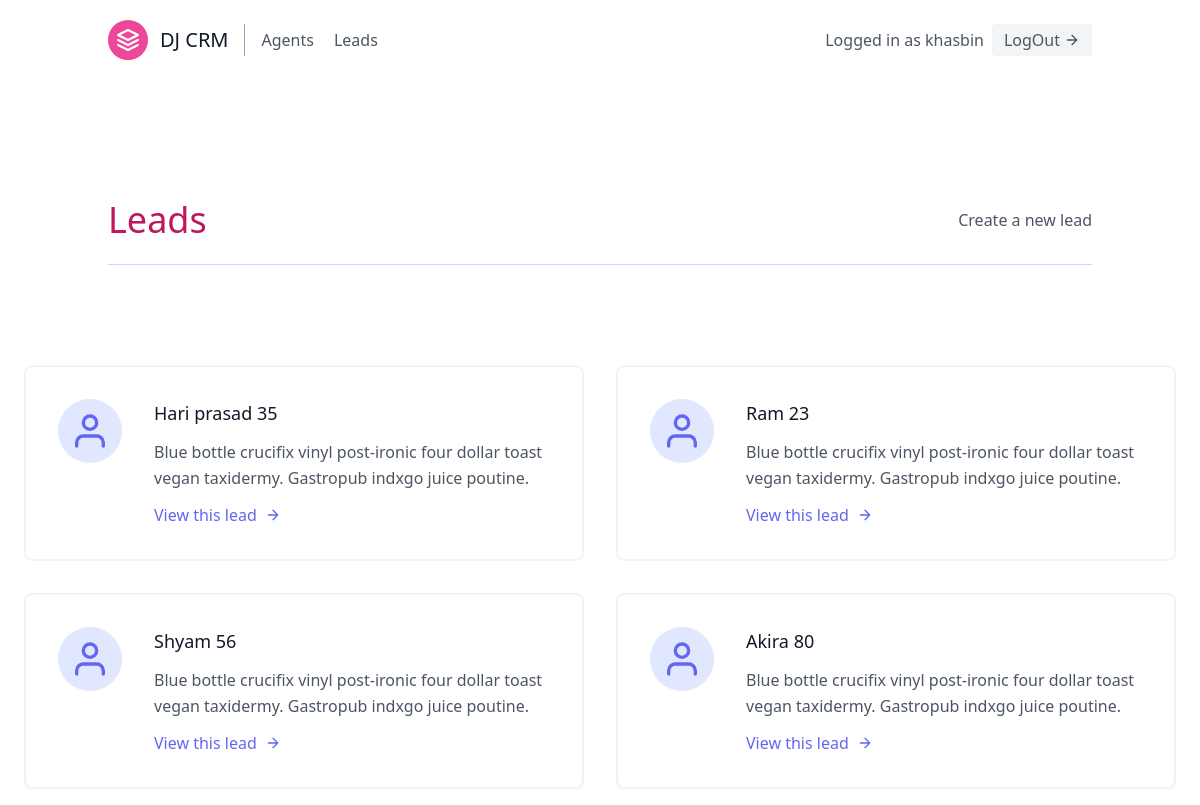
/leads/ (signed in), run on an earlier commit of the app's database.
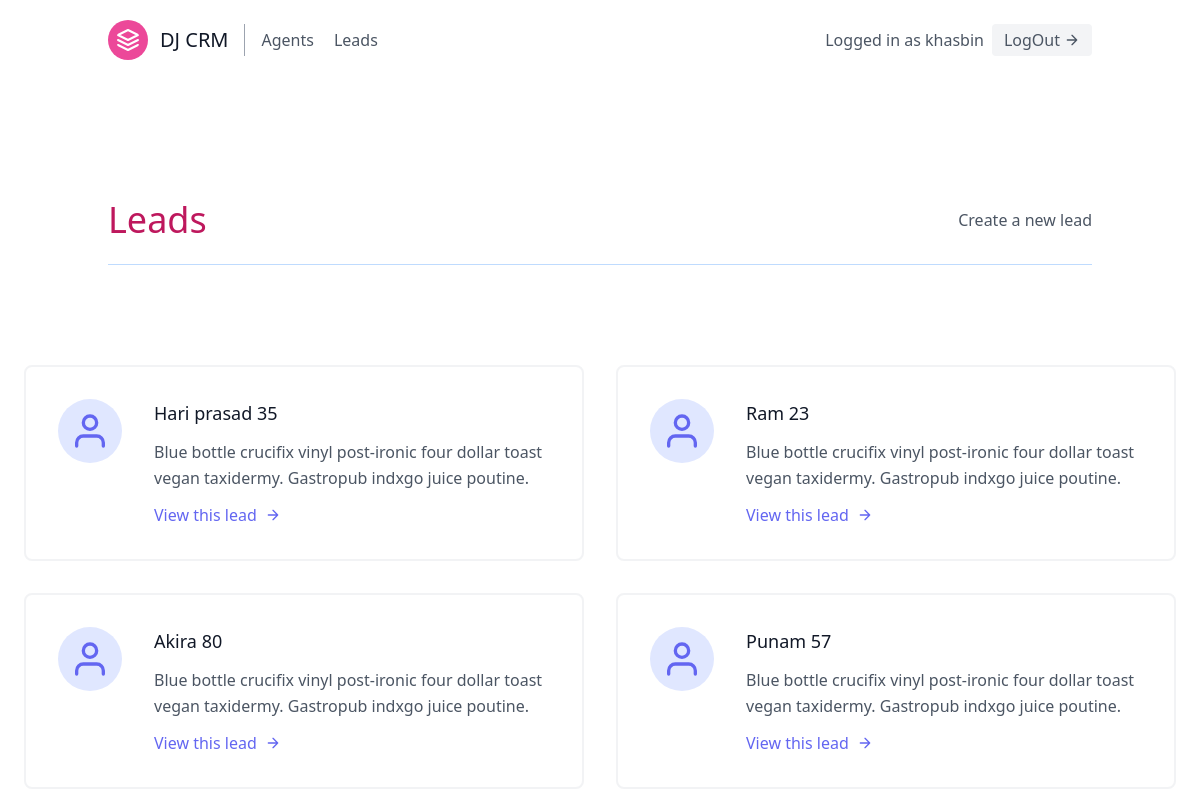
And on a later commit of the database.
### leads/models.py (models this page shows, shortened)
class Lead(models.Model):
    first_name = models.CharField(max_length = 20)
    last_name = models.CharField(max_length=20)
    age = models.IntegerField(default= 0)
    agent = models.ForeignKey("Agent", on_delete=models.CASCADE)

### leads/views.py (the view)
# urls.py: path('', LeadListView.as_view(), name = 'lead-list'),
class LeadListView(LoginRequiredMixin,generic.ListView):
    template_name = "leads/lead-list.html"
    queryset = Lead.objects.all()
    context_object_name = "leads"

### leads/templates/leads/lead_list.html (shortened to what this page needs)
{% extends 'base.html' %}
{% block content %}
<section class="text-gray-600 body-font">
    <div class="container px-5 py-24 mx-auto flex flex-wrap">
        <div class = "w-full mb-1 py-6 flex justify-between items-center border-b border-blue-200">
            <div>
            <h1 class = "text-4xl text-pink-700"> Leads </h1>
            </div>
            <div>
            <a class = "text-gray-600 hover:text-pink-500" href = "{% url 'leads:lead-create' %}"> Create a new lead </a>
            </div>
        </div>
    </div>
    <div class="flex flex-wrap -m-4">
        {% for lead in leads %}
        <div class="p-4 lg:w-1/2 md:w-full">
          <div class="flex border-2 rounded-lg border-gray-200 border-opacity-50 p-8 sm:flex-row flex-col">
            <div class="w-16 h-16 sm:mr-8 sm:mb-0 mb-4 inline-flex items-center justify-center rounded-full bg-indigo-100 text-indigo-500 flex-shrink-0">
              <svg fill="none" stroke="currentColor" stroke-linecap="round" stroke-linejoin="round" stroke-width="2" class="w-10 h-10" viewBox="0 0 24 24">
                <path d="M20 21v-2a4 4 0 00-4-4H8a4 4 0 00-4 4v2"></path>
                <circle cx="12" cy="7" r="4"></circle>
              </svg>
            </div>
            <div class="flex-grow">
              <h2 class="text-gray-900 text-lg title-font font-medium mb-3">{{lead.first_name}}  {{lead.lastname}} {{lead.age}}</h2>
              <p class="leading-relaxed text-base">Blue bottle crucifix vinyl post-ironic four dollar toast vegan taxidermy. Gastropub indxgo juice poutine.</p>
              <a href = "{% url 'leads:lead-detail' lead.pk %}" class="mt-3 text-indigo-500 inline-flex items-center">View this lead
                <svg fill="none" stroke="currentColor" stroke-linecap="round" stroke-linejoin="round" stroke-width="2" class="w-4 h-4 ml-2" viewBox="0 0 24 24">
                  <path d="M5 12h14M12 5l7 7-7 7"></path>
                </svg>
              </a>
            </div>
          </div>
        </div>
        {% endfor %}
      </div>
    </div>
{% endblock content %}

What changed in the data, as far as the page shows it:
removed Lead: first_name "Shyam", age "56"
added Lead: first_name "Punam", age "57"
